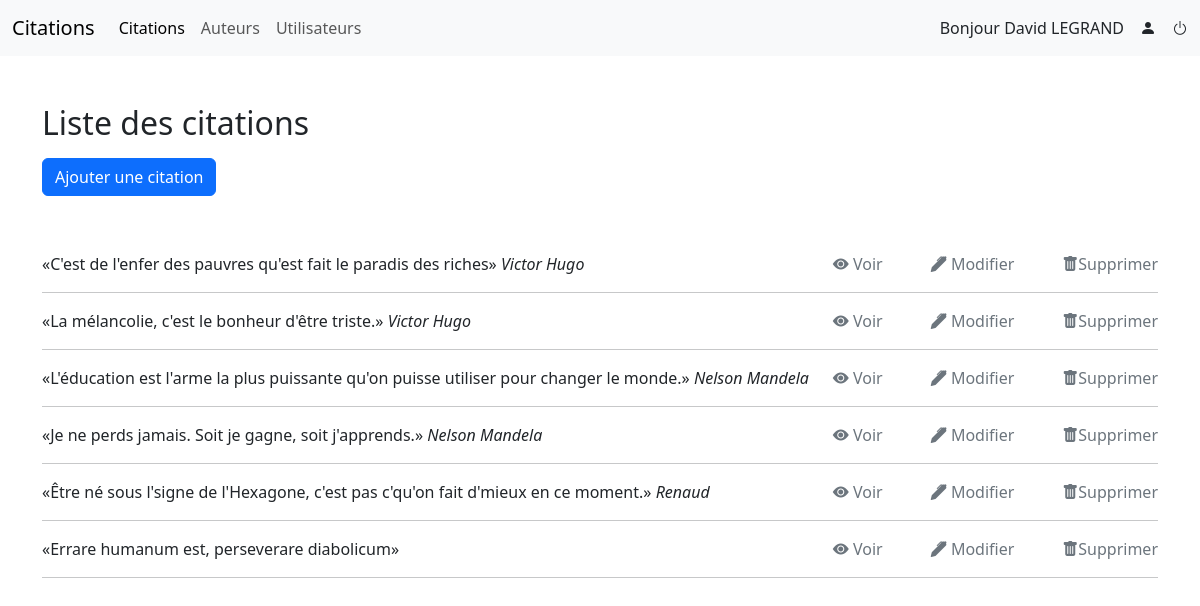
/index.php (signed in), run on the app's committed database.
### tables this page shows
CREATE TABLE `quotes` (
  `id` int(11) NOT NULL,
  `quote` varchar(256) NOT NULL,
  `explanation` text DEFAULT NULL,
  `authors_id` int(11) DEFAULT NULL
);

CREATE TABLE `authors` (
  `id` int(11) NOT NULL,
  `author` varchar(128) NOT NULL,
  `birthday` date NOT NULL,
  `deathday` date DEFAULT NULL,
  `biography` text DEFAULT NULL,
  `src` varchar(256) DEFAULT NULL
);

### controller/quotes/allQuotes.controller.php (called while the page is built)
<?php
$quotes = getQuotes($pdo);
require_once ROOT . '/view/template/quotes/all.view.php';

### controller/quotes/index.php (called while the page is built)
<?php
require_once ROOT . '/model/quotes.model.php';
if (isset($_GET['action'])){
    switch ($_GET['action']){
        case 'allQuotes':
        case 'oneQuote':
        case 'createQuote':
        case 'updateQuote':
        case 'deleteQuote':
            $action = $_GET['action'];
            break;
        default :
        header ('Location: index.php?controller=404');
    }
}else {
    $action = 'allQuotes';
}
require_once ROOT .'/controller/quotes/' . $action . '.controller.php';

### public/index.php (called while the page is built, shortened)
<?php
if(isset($_GET['controller'])){
    switch($_GET['controller']){
        case 'quotes':
        case 'users':
        case 'authors' :
        case 'authentification' :
            $controller = $_GET['controller'];
            break;
        default:
            $controller = '404';
    }
}else{
    $controller = 'quotes';
}
require_once ROOT . '/controller/' . $controller . '/index.php';

### model/quotes.model.php (called while the page is built, shortened)
<?php
function getQuotes(PDO $pdo) : array
{
    $sql = "SELECT quotes.id as id_quotes, quotes.quote, quotes.explanation, authors.author FROM quotes LEFT JOIN authors ON quotes.authors_id = authors.id ";
    $q = $pdo->query($sql);
    $quotes = $q->fetchAll();
    return $quotes;
}

### view/template/quotes/all.view.php (the view, shortened to what this page needs)
<?php
$title = 'Liste des citations';
?>
<a href="index.php?controller=quotes&action=createQuote" class="btn btn-primary mb-5">Ajouter une citation</a>
<?php foreach ($quotes as $quote): ?>
    <div class="quote my-2 d-flex justify-content-between">
        <div>
            <q><?= htmlspecialchars($quote['quote']) ?></q>
            <cite><?= htmlspecialchars($quote['author']) ?></cite>
        </div>
        <div>
            <div class="actions d-flex gap-5">
                <a href="index.php?controller=quotes&action=oneQuote&id=<?= htmlspecialchars($quote['id_quotes']) ?>" class="text-secondary"><i class="bi bi-eye-fill"></i><span class="text-secondary"> Voir</span></a>
                <a href="index.php?controller=quotes&action=updateQuote&id=<?= htmlspecialchars($quote['id_quotes']) ?>" class="text-secondary"><i class="bi bi-pen-fill"></i><span class="text-secondary"> Modifier</span></a>
                <a href="index.php?controller=quotes&action=deleteQuote&id=<?= htmlspecialchars($quote['id_quotes']) ?>" class="text-secondary"><i class="bi bi-trash-fill"></i><span class="text-secondary">Supprimer</span></a>
            </div>
        </div>
    </div>
    <hr>
<?php endforeach ?>
<?php
$content = ob_get_clean();
require ROOT . '/view/layout.view.php';

### view/layout.view.php (shortened to what this page needs)
<!DOCTYPE html>
<html lang="fr">
<head>
    <link href="https://cdn.jsdelivr.net/npm/bootstrap@5.3.3/dist/css/bootstrap.min.css" rel="stylesheet"
>
    <link rel="stylesheet" href="https://cdn.jsdelivr.net/npm/bootstrap-icons@1.3.0/font/bootstrap-icons.css">
    <link rel="stylesheet" href="css/style.css">
</head>
<body>
    <header id="header">
        <nav class="navbar navbar-expand-lg bg-body-tertiary">
            <div class="container-fluid">
                <a class="navbar-brand" href="index.php?controller=quotes">Citations</a>
                <div class="collapse navbar-collapse" id="navbarSupportedContent">
                    <ul class="navbar-nav me-auto mb-2 mb-lg-0">
                        <li class="nav-item">
                            <a class="nav-link <?php if ($controller == 'quotes')
                                echo 'active' ?>" href="index.php?controller=quotes">Citations</a>
                            </li>
                            <li class="nav-item">
                                <a class="nav-link <?php if ($controller == 'authors')
                                echo 'active' ?>" href="index.php?controller=authors">Auteurs</a>
                            </li>
                            <li class="nav-item">
                                <a class="nav-link <?php if ($controller == 'users')
                                echo 'active' ?>" href="index.php?controller=users">Utilisateurs</a>
                            </li>
                        </ul>
                        <ul class="d-flex gap-3 list-unstyled my-auto">
                            <li class="nav-item">
                                Bonjour <?= htmlspecialchars(ucfirst(strtolower($_SESSION['profile']['firstname']))) ?>
                            <?= htmlspecialchars(strtoupper($_SESSION['profile']['lastname'])) ?>
                        </li>
                        <li class="nav-item">
                            <a class="nav-link" href="index.php?controller=profile"><i
                                    class="bi bi-person-fill"></i></a>
                        </li>
                        <li class="nav-item">
                            <a class="nav-link" href="index.php?controller=authentification&action=deconnexion"><i
                                    class="bi bi-power"></i></a>
                        </li>
                    </ul>
                </div>
            </div>
        </nav>
    </header>
    <main id="main" class="container my-5">
        <h2 class="subtitle my-3"><?= $title ?></h2>
        <div class="content">
            <?= $content ?>
        </div>
    </main>
</body>
</html>

### public/css/style.css (style rules this page uses)
.actions a { text-decoration: none; }

### data on the page
quotes: quote "C'est de l'enfer des pauvres qu'est fait le paradis des riches", authors.author "Victor Hugo"
quotes: quote "La mélancolie, c'est le bonheur d'être triste.", authors.author "Victor Hugo"
quotes: quote "L'éducation est l'arme la plus puissante qu'on puisse utiliser pour changer le monde.", authors.author "Nelson Mandela"
quotes: quote "Je ne perds jamais. Soit je gagne, soit j'apprends.", authors.author "Nelson Mandela"
quotes: quote "Être né sous l'signe de l'Hexagone, c'est pas c'qu'on fait d'mieux en ce moment.", authors.author "Renaud"
quotes: quote "Errare humanum est, perseverare diabolicum"

### other printed values
$_SESSION['profile']['firstname'] "David"
$_SESSION['profile']['lastname'] "LEGRAND"
$title "Liste des citations"
